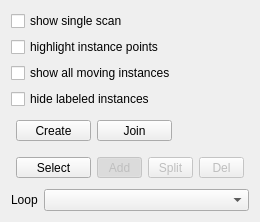
       <widget class="QWidget" name="tab_2">
        <attribute name="title">
         <string>Instances</string>
        </attribute>
        <layout class="QFormLayout" name="formLayout">
         <item row="0" column="0" colspan="2">
          <widget class="QCheckBox" name="chkShowSingleScan_instance">
           <property name="text">
            <string>show single scan</string>
           </property>
          </widget>
         </item>
         <item row="1" column="0" colspan="2">
          <widget class="QCheckBox" name="chkDrawInstances">
           <property name="text">
            <string>highlight instance points</string>
           </property>
          </widget>
         </item>
         <item row="2" column="0" colspan="2">
          <widget class="QCheckBox" name="chkShowAllMovingInstances">
           <property name="text">
            <string>show all moving instances</string>
           </property>
          </widget>
         </item>
         <item row="5" column="0" colspan="2">
          <layout class="QHBoxLayout" name="horizontalLayout_4">
           <property name="leftMargin">
            <number>5</number>
           </property>
           <property name="topMargin">
            <number>5</number>
           </property>
           <property name="rightMargin">
            <number>5</number>
           </property>
           <property name="bottomMargin">
            <number>5</number>
           </property>
           <item>
            <widget class="QToolButton" name="btnSelectInstance">
             <property name="minimumSize">
              <size>
               <width>75</width>
               <height>0</height>
              </size>
             </property>
             <property name="text">
              <string>Select</string>
             </property>
             <property name="checkable">
              <bool>true</bool>
             </property>
            </widget>
           </item>
           <item>
            <spacer name="horizontalSpacer_2">
             <property name="orientation">
              <enum>Qt::Horizontal</enum>
             </property>
             <property name="sizeType">
              <enum>QSizePolicy::MinimumExpanding</enum>
             </property>
             <property name="sizeHint" stdset="0">
              <size>
               <width>0</width>
               <height>20</height>
              </size>
             </property>
            </spacer>
           </item>
           <item>
            <widget class="QToolButton" name="btnAddPoints">
             <property name="enabled">
              <bool>false</bool>
             </property>
             <property name="minimumSize">
              <size>
               <width>45</width>
               <height>0</height>
              </size>
             </property>
             <property name="text">
              <string>Add</string>
             </property>
             <property name="checkable">
              <bool>true</bool>
             </property>
             <property name="checked">
              <bool>true</bool>
             </property>
            </widget>
           </item>
           <item>
            <widget class="QToolButton" name="btnSplitPoints">
             <property name="enabled">
              <bool>false</bool>
             </property>
             <property name="minimumSize">
              <size>
               <width>45</width>
               <height>0</height>
              </size>
             </property>
             <property name="text">
              <string>Split</string>
             </property>
             <property name="checkable">
              <bool>true</bool>
             </property>
            </widget>
           </item>
           <item>
            <widget class="QToolButton" name="btnDeletePoints">
             <property name="enabled">
              <bool>false</bool>
             </property>
             <property name="minimumSize">
              <size>
               <width>45</width>
               <height>0</height>
              </size>
             </property>
             <property name="text">
              <string>Del</string>
             </property>
             <property name="checkable">
              <bool>true</bool>
             </property>
            </widget>
           </item>
          </layout>
         </item>
         <item row="6" column="0">
          <widget class="QLabel" name="label_5">
           <property name="text">
            <string>Loop</string>
           </property>
          </widget>
         </item>
         <item row="6" column="1">
          <widget class="QComboBox" name="cmbLoop_instances"/>
         </item>
         <item row="4" column="0" colspan="2">
          <layout class="QHBoxLayout" name="horizontalLayout_6">
           <property name="leftMargin">
            <number>5</number>
           </property>
           <property name="topMargin">
            <number>5</number>
           </property>
           <property name="rightMargin">
            <number>5</number>
           </property>
           <property name="bottomMargin">
            <number>5</number>
           </property>
           <item>
            <widget class="QToolButton" name="btnCreateInstance">
             <property name="minimumSize">
              <size>
               <width>75</width>
               <height>0</height>
              </size>
             </property>
             <property name="text">
              <string>Create</string>
             </property>
             <property name="checkable">
              <bool>true</bool>
             </property>
            </widget>
           </item>
           <item>
            <widget class="QToolButton" name="btnJoinInstances">
             <property name="minimumSize">
              <size>
               <width>75</width>
               <height>0</height>
              </size>
             </property>
             <property name="text">
              <string>Join</string>
             </property>
             <property name="checkable">
              <bool>true</bool>
             </property>
            </widget>
           </item>
           <item>
            <spacer name="horizontalSpacer">
             <property name="orientation">
              <enum>Qt::Horizontal</enum>
             </property>
             <property name="sizeHint" stdset="0">
              <size>
               <width>40</width>
               <height>20</height>
              </size>
             </property>
            </spacer>
           </item>
          </layout>
         </item>
         <item row="3" column="0" colspan="2">
          <widget class="QCheckBox" name="chkHideLabeledInstances">
           <property name="text">
            <string>hide labeled instances</string>
           </property>
          </widget>
         </item>
        </layout>
       </widget>
